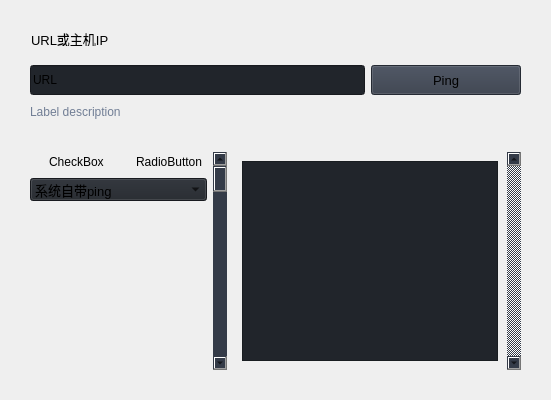
                 <widget class="QFrame" name="pagesContainer">
                  <property name="styleSheet">
                   <string notr="true"/>
                  </property>
                  <property name="frameShape">
                   <enum>QFrame::NoFrame</enum>
                  </property>
                  <property name="frameShadow">
                   <enum>QFrame::Raised</enum>
                  </property>
                  <layout class="QVBoxLayout" name="verticalLayout_15">
                   <property name="spacing">
                    <number>0</number>
                   </property>
                   <property name="leftMargin">
                    <number>10</number>
                   </property>
                   <property name="topMargin">
                    <number>10</number>
                   </property>
                   <property name="rightMargin">
                    <number>10</number>
                   </property>
                   <property name="bottomMargin">
                    <number>10</number>
                   </property>
                   <item>
                    <widget class="QStackedWidget" name="stackedWidget">
                     <property name="styleSheet">
                      <string notr="true">background: transparent;</string>
                     </property>
                     <property name="currentIndex">
                      <number>1</number>
                     </property>
                     <widget class="QWidget" name="home">
                      <property name="styleSheet">
                       <string notr="true">background-image: url(:/images/images/images/PyDracula_vertical.png);
background-position: center;
background-repeat: no-repeat;</string>
                      </property>
                     </widget>
                     <widget class="QWidget" name="widgets">
                      <property name="styleSheet">
                       <string notr="true">b</string>
                      </property>
                      <layout class="QVBoxLayout" name="verticalLayout">
                       <property name="spacing">
                        <number>10</number>
                       </property>
                       <property name="leftMargin">
                        <number>10</number>
                       </property>
                       <property name="topMargin">
                        <number>10</number>
                       </property>
                       <property name="rightMargin">
                        <number>10</number>
                       </property>
                       <property name="bottomMargin">
                        <number>10</number>
                       </property>
                       <item>
                        <widget class="QFrame" name="row_1">
                         <property name="frameShape">
                          <enum>QFrame::StyledPanel</enum>
                         </property>
                         <property name="frameShadow">
                          <enum>QFrame::Raised</enum>
                         </property>
                         <layout class="QVBoxLayout" name="verticalLayout_16">
                          <property name="spacing">
                           <number>0</number>
                          </property>
                          <property name="leftMargin">
                           <number>0</number>
                          </property>
                          <property name="topMargin">
                           <number>0</number>
                          </property>
                          <property name="rightMargin">
                           <number>0</number>
                          </property>
                          <property name="bottomMargin">
                           <number>0</number>
                          </property>
                          <item>
                           <widget class="QFrame" name="frame_div_content_1">
                            <property name="minimumSize">
                             <size>
                              <width>0</width>
                              <height>110</height>
                             </size>
                            </property>
                            <property name="maximumSize">
                             <size>
                              <width>16777215</width>
                              <height>110</height>
                             </size>
                            </property>
                            <property name="frameShape">
                             <enum>QFrame::NoFrame</enum>
                            </property>
                            <property name="frameShadow">
                             <enum>QFrame::Raised</enum>
                            </property>
                            <layout class="QVBoxLayout" name="verticalLayout_17">
                             <property name="spacing">
                              <number>0</number>
                             </property>
                             <property name="leftMargin">
                              <number>0</number>
                             </property>
                             <property name="topMargin">
                              <number>0</number>
                             </property>
                             <property name="rightMargin">
                              <number>0</number>
                             </property>
                             <property name="bottomMargin">
                              <number>0</number>
                             </property>
                             <item>
                              <widget class="QFrame" name="frame_title_wid_1">
                               <property name="maximumSize">
                                <size>
                                 <width>16777215</width>
                                 <height>35</height>
                                </size>
                               </property>
                               <property name="frameShape">
                                <enum>QFrame::StyledPanel</enum>
                               </property>
                               <property name="frameShadow">
                                <enum>QFrame::Raised</enum>
                               </property>
                               <layout class="QVBoxLayout" name="verticalLayout_18">
                                <item>
                                 <widget class="QLabel" name="labelBoxBlenderInstalation">
                                  <property name="font">
                                   <font>
                                    <family>Segoe UI</family>
                                    <pointsize>10</pointsize>
                                    <italic>false</italic>
                                    <bold>false</bold>
                                   </font>
                                  </property>
                                  <property name="styleSheet">
                                   <string notr="true"/>
                                  </property>
                                  <property name="text">
                                   <string>URL或主机IP</string>
                                  </property>
                                 </widget>
                                </item>
                               </layout>
                              </widget>
                             </item>
                             <item>
                              <widget class="QFrame" name="frame_content_wid_1">
                               <property name="frameShape">
                                <enum>QFrame::NoFrame</enum>
                               </property>
                               <property name="frameShadow">
                                <enum>QFrame::Raised</enum>
                               </property>
                               <layout class="QHBoxLayout" name="horizontalLayout_9">
                                <item>
                                 <layout class="QGridLayout" name="gridLayout">
                                  <property name="bottomMargin">
                                   <number>0</number>
                                  </property>
                                  <item row="0" column="0">
                                   <widget class="QLineEdit" name="le_url">
                                    <property name="minimumSize">
                                     <size>
                                      <width>0</width>
                                      <height>30</height>
                                     </size>
                                    </property>
                                    <property name="styleSheet">
                                     <string notr="true">background-color: rgb(33, 37, 43);</string>
                                    </property>
                                    <property name="text">
                                     <string>URL</string>
                                    </property>
                                    <property name="placeholderText">
                                     <string>Type here</string>
                                    </property>
                                   </widget>
                                  </item>
                                  <item row="0" column="1">
                                   <widget class="QPushButton" name="btn_start_ping">
                                    <property name="minimumSize">
                                     <size>
                                      <width>150</width>
                                      <height>30</height>
                                     </size>
                                    </property>
                                    <property name="font">
                                     <font>
                                      <family>Segoe UI</family>
                                      <pointsize>10</pointsize>
                                      <italic>false</italic>
                                      <bold>false</bold>
                                     </font>
                                    </property>
                                    <property name="cursor">
                                     <cursorShape>PointingHandCursor</cursorShape>
                                    </property>
                                    <property name="styleSheet">
                                     <string notr="true">background-color: rgb(52, 59, 72);</string>
                                    </property>
                                    <property name="text">
                                     <string>Ping</string>
                                    </property>
                                    <property name="icon">
                                     <iconset resource="resources.qrc">
                                      <normaloff>:/icons/images/icons/cil-folder-open.png</normaloff>:/icons/images/icons/cil-folder-open.png</iconset>
                                    </property>
                                   </widget>
                                  </item>
                                  <item row="1" column="0" colspan="2">
                                   <widget class="QLabel" name="labelVersion_3">
                                    <property name="styleSheet">
                                     <string notr="true">color: rgb(113, 126, 149);</string>
                                    </property>
                                    <property name="lineWidth">
                                     <number>1</number>
                                    </property>
                                    <property name="text">
                                     <string>Label description</string>
                                    </property>
                                    <property name="alignment">
                                     <set>Qt::AlignLeading|Qt::AlignLeft|Qt::AlignVCenter</set>
                                    </property>
                                   </widget>
                                  </item>
                                 </layout>
                                </item>
                               </layout>
                              </widget>
                             </item>
                            </layout>
                           </widget>
                          </item>
                          <item>
                           <widget class="QFrame" name="frame">
                            <property name="frameShape">
                             <enum>QFrame::StyledPanel</enum>
                            </property>
                            <property name="frameShadow">
                             <enum>QFrame::Raised</enum>
                            </property>
                            <widget class="QFrame" name="frame_2">
                             <property name="geometry">
                              <rect>
                               <x>10</x>
                               <y>20</y>
                               <width>1121</width>
                               <height>51</height>
                              </rect>
                             </property>
                             <property name="frameShape">
                              <enum>QFrame::StyledPanel</enum>
                             </property>
                             <property name="frameShadow">
                              <enum>QFrame::Raised</enum>
                             </property>
                             <widget class="QWidget" name="">
                              <property name="geometry">
                               <rect>
                                <x>10</x>
                                <y>0</y>
                                <width>1121</width>
                                <height>51</height>
                               </rect>
                              </property>
                              <layout class="QHBoxLayout" name="horizontalLayout_10">
                               <item>
                                <layout class="QHBoxLayout" name="horizontalLayout_6">
                                 <item>
                                  <widget class="QLabel" name="label">
                                   <property name="text">
                                    <string>发送数量</string>
                                   </property>
                                  </widget>
                                 </item>
                                 <item>
                                  <widget class="QLineEdit" name="le_pkt_cnt">
                                   <property name="minimumSize">
                                    <size>
                                     <width>0</width>
                                     <height>30</height>
                                    </size>
                                   </property>
                                   <property name="styleSheet">
                                    <string notr="true">background-color: rgb(33, 37, 43);</string>
                                   </property>
                                   <property name="text">
                                    <string>1</string>
                                   </property>
                                   <property name="placeholderText">
                                    <string>Type here</string>
                                   </property>
                                  </widget>
                                 </item>
                                </layout>
                               </item>
                               <item>
                                <layout class="QHBoxLayout" name="horizontalLayout_7">
                                 <item>
                                  <widget class="QLabel" name="label_2">
                                   <property name="text">
                                    <string>数据大小</string>
                                   </property>
                                  </widget>
                                 </item>
                                 <item>
                                  <widget class="QLineEdit" name="le_pkt_size">
                                   <property name="minimumSize">
                                    <size>
                                     <width>0</width>
                                     <height>30</height>
                                    </size>
                                   </property>
                                   <property name="styleSheet">
                                    <string notr="true">background-color: rgb(33, 37, 43);</string>
                                   </property>
                                   <property name="text">
                                    <string>55</string>
                                   </property>
                                   <property name="placeholderText">
                                    <string>Type here</string>
                                   </property>
                                  </widget>
                                 </item>
                                </layout>
                               </item>
                               <item>
                                <layout class="QHBoxLayout" name="horizontalLayout_8">
                                 <item>
                                  <widget class="QLabel" name="label_3">
                                   <property name="text">
                                    <string>超时时间</string>
                                   </property>
                                  </widget>
                                 </item>
                                 <item>
                                  <widget class="QLineEdit" name="le_timeout_timeout">
                                   <property name="minimumSize">
                                    <size>
                                     <width>0</width>
                                     <height>30</height>
                                    </size>
                                   </property>
                                   <property name="styleSheet">
                                    <string notr="true">background-color: rgb(33, 37, 43);</string>
                                   </property>
                                   <property name="text">
                                    <string>1000</string>
                                   </property>
                                   <property name="placeholderText">
                                    <string>Type here</string>
                                   </property>
                                  </widget>
                                 </item>
                                </layout>
                               </item>
                              </layout>
                             </widget>
                            </widget>
                           </widget>
                          </item>
                         </layout>
                        </widget>
                       </item>
                       <item>
                        <widget class="QFrame" name="row_2">
                         <property name="minimumSize">
                          <size>
                           <width>0</width>
                           <height>150</height>
                          </size>
                         </property>
                         <property name="frameShape">
                          <enum>QFrame::StyledPanel</enum>
                         </property>
                         <property name="frameShadow">
                          <enum>QFrame::Raised</enum>
                         </property>
                         <layout class="QVBoxLayout" name="verticalLayout_19">
                          <item>
                           <layout class="QGridLayout" name="gridLayout_2">
                            <item row="0" column="0">
                             <widget class="QCheckBox" name="checkBox">
                              <property name="autoFillBackground">
                               <bool>false</bool>
                              </property>
                              <property name="styleSheet">
                               <string notr="true"/>
                              </property>
                              <property name="text">
                               <string>CheckBox</string>
                              </property>
                             </widget>
                            </item>
                            <item row="0" column="2" rowspan="3">
                             <widget class="QScrollBar" name="verticalScrollBar">
                              <property name="styleSheet">
                               <string notr="true"> QScrollBar:vertical { background: rgb(52, 59, 72); }
 QScrollBar:horizontal { background: rgb(52, 59, 72); }</string>
                              </property>
                              <property name="orientation">
                               <enum>Qt::Vertical</enum>
                              </property>
                             </widget>
                            </item>
                            <item row="0" column="1">
                             <widget class="QRadioButton" name="radioButton">
                              <property name="styleSheet">
                               <string notr="true"/>
                              </property>
                              <property name="text">
                               <string>RadioButton</string>
                              </property>
                             </widget>
                            </item>
                            <item row="0" column="3" rowspan="3">
                             <widget class="QScrollArea" name="scrollArea">
                              <property name="styleSheet">
                               <string notr="true"> QScrollBar:vertical {
    background: rgb(52, 59, 72);
 }
 QScrollBar:horizontal {
    background: rgb(52, 59, 72);
 }</string>
                              </property>
                              <property name="frameShape">
                               <enum>QFrame::NoFrame</enum>
                              </property>
                              <property name="verticalScrollBarPolicy">
                               <enum>Qt::ScrollBarAlwaysOn</enum>
                              </property>
                              <property name="horizontalScrollBarPolicy">
                               <enum>Qt::ScrollBarAsNeeded</enum>
                              </property>
                              <property name="widgetResizable">
                               <bool>true</bool>
                              </property>
                              <widget class="QWidget" name="scrollAreaWidgetContents">
                               <property name="geometry">
                                <rect>
                                 <x>0</x>
                                 <y>0</y>
                                 <width>921</width>
                                 <height>256</height>
                                </rect>
                               </property>
                               <property name="styleSheet">
                                <string notr="true"> QScrollBar:vertical {
	border: none;
    background: rgb(52, 59, 72);
    width: 14px;
    margin: 21px 0 21px 0;
	border-radius: 0px;
 }</string>
                               </property>
                               <layout class="QHBoxLayout" name="horizontalLayout_11">
                                <item>
                                 <widget class="QPlainTextEdit" name="pte_ping_output">
                                  <property name="minimumSize">
                                   <size>
                                    <width>200</width>
                                    <height>200</height>
                                   </size>
                                  </property>
                                  <property name="styleSheet">
                                   <string notr="true">background-color: rgb(33, 37, 43);</string>
                                  </property>
                                 </widget>
                                </item>
                               </layout>
                              </widget>
                             </widget>
                            </item>
                            <item row="1" column="0" colspan="2">
                             <widget class="QComboBox" name="cb_ping_method">
                              <property name="font">
                               <font>
                                <family>Segoe UI</family>
                                <pointsize>10</pointsize>
                                <italic>false</italic>
                                <bold>false</bold>
                               </font>
                              </property>
                              <property name="autoFillBackground">
                               <bool>false</bool>
                              </property>
                              <property name="styleSheet">
                               <string notr="true">background-color: rgb(33, 37, 43);</string>
                              </property>
                              <property name="iconSize">
                               <size>
                                <width>16</width>
                                <height>16</height>
                               </size>
                              </property>
                              <property name="frame">
                               <bool>true</bool>
                              </property>
                              <item>
                               <property name="text">
                                <string>系统自带ping</string>
                               </property>
                              </item>
                              <item>
                               <property name="text">
                                <string>原始套接字ping</string>
                               </property>
                              </item>
                             </widget>
                            </item>
                           </layout>
                          </item>
                         </layout>
                        </widget>
                       </item>
                      </layout>
                     </widget>
                     <widget class="QWidget" name="new_page">
                      <layout class="QVBoxLayout" name="verticalLayout_20"/>
                     </widget>
                    </widget>
                   </item>
                  </layout>
                 </widget>
